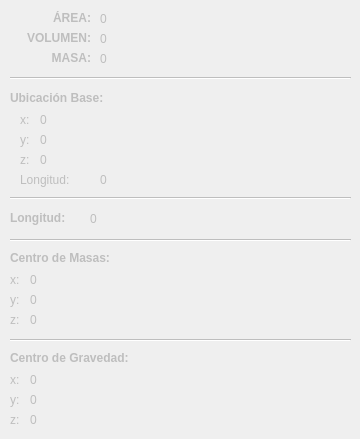
   <widget class="QWidget" name="basicos">
    <property name="enabled">
     <bool>false</bool>
    </property>
    <attribute name="title">
     <string>Básica</string>
    </attribute>
    <widget class="Line" name="line_4">
     <property name="geometry">
      <rect>
       <x>10</x>
       <y>70</y>
       <width>341</width>
       <height>16</height>
      </rect>
     </property>
     <property name="orientation">
      <enum>Qt::Horizontal</enum>
     </property>
    </widget>
    <widget class="QLabel" name="label_15">
     <property name="geometry">
      <rect>
       <x>10</x>
       <y>10</y>
       <width>81</width>
       <height>17</height>
      </rect>
     </property>
     <property name="text">
      <string>&lt;html&gt;&lt;head/&gt;&lt;body&gt;&lt;p&gt;&lt;span style=&quot; font-weight:600;&quot;&gt;ÁREA:&lt;/span&gt;&lt;/p&gt;&lt;/body&gt;&lt;/html&gt;</string>
     </property>
     <property name="textFormat">
      <enum>Qt::RichText</enum>
     </property>
     <property name="alignment">
      <set>Qt::AlignRight|Qt::AlignTrailing|Qt::AlignVCenter</set>
     </property>
    </widget>
    <widget class="QLabel" name="volumen">
     <property name="geometry">
      <rect>
       <x>100</x>
       <y>30</y>
       <width>251</width>
       <height>17</height>
      </rect>
     </property>
     <property name="text">
      <string>0</string>
     </property>
    </widget>
    <widget class="QLabel" name="area">
     <property name="geometry">
      <rect>
       <x>100</x>
       <y>10</y>
       <width>251</width>
       <height>17</height>
      </rect>
     </property>
     <property name="text">
      <string>0</string>
     </property>
    </widget>
    <widget class="QLabel" name="label_16">
     <property name="geometry">
      <rect>
       <x>10</x>
       <y>30</y>
       <width>81</width>
       <height>17</height>
      </rect>
     </property>
     <property name="text">
      <string>&lt;html&gt;&lt;head/&gt;&lt;body&gt;&lt;p&gt;&lt;span style=&quot; font-weight:600;&quot;&gt;VOLUMEN:&lt;/span&gt;&lt;/p&gt;&lt;/body&gt;&lt;/html&gt;</string>
     </property>
     <property name="textFormat">
      <enum>Qt::RichText</enum>
     </property>
     <property name="alignment">
      <set>Qt::AlignRight|Qt::AlignTrailing|Qt::AlignVCenter</set>
     </property>
    </widget>
    <widget class="QLabel" name="label_21">
     <property name="geometry">
      <rect>
       <x>10</x>
       <y>90</y>
       <width>121</width>
       <height>17</height>
      </rect>
     </property>
     <property name="text">
      <string>&lt;html&gt;&lt;head/&gt;&lt;body&gt;&lt;p&gt;&lt;span style=&quot; font-weight:600;&quot;&gt;Ubicación Base:&lt;/span&gt;&lt;/p&gt;&lt;/body&gt;&lt;/html&gt;</string>
     </property>
     <property name="textFormat">
      <enum>Qt::RichText</enum>
     </property>
    </widget>
    <widget class="QLabel" name="ubx">
     <property name="geometry">
      <rect>
       <x>40</x>
       <y>110</y>
       <width>301</width>
       <height>20</height>
      </rect>
     </property>
     <property name="text">
      <string>0</string>
     </property>
    </widget>
    <widget class="QLabel" name="label_22">
     <property name="geometry">
      <rect>
       <x>20</x>
       <y>110</y>
       <width>16</width>
       <height>20</height>
      </rect>
     </property>
     <property name="text">
      <string>x:</string>
     </property>
    </widget>
    <widget class="QLabel" name="ubz">
     <property name="geometry">
      <rect>
       <x>40</x>
       <y>150</y>
       <width>301</width>
       <height>20</height>
      </rect>
     </property>
     <property name="text">
      <string>0</string>
     </property>
    </widget>
    <widget class="QLabel" name="label_23">
     <property name="geometry">
      <rect>
       <x>20</x>
       <y>130</y>
       <width>16</width>
       <height>20</height>
      </rect>
     </property>
     <property name="text">
      <string>y:</string>
     </property>
    </widget>
    <widget class="QLabel" name="uby">
     <property name="geometry">
      <rect>
       <x>40</x>
       <y>130</y>
       <width>301</width>
       <height>20</height>
      </rect>
     </property>
     <property name="text">
      <string>0</string>
     </property>
    </widget>
    <widget class="QLabel" name="label_24">
     <property name="geometry">
      <rect>
       <x>20</x>
       <y>150</y>
       <width>16</width>
       <height>20</height>
      </rect>
     </property>
     <property name="text">
      <string>z:</string>
     </property>
    </widget>
    <widget class="QLabel" name="label_25">
     <property name="geometry">
      <rect>
       <x>20</x>
       <y>170</y>
       <width>71</width>
       <height>20</height>
      </rect>
     </property>
     <property name="text">
      <string>Longitud:</string>
     </property>
    </widget>
    <widget class="QLabel" name="lonBase">
     <property name="geometry">
      <rect>
       <x>100</x>
       <y>170</y>
       <width>241</width>
       <height>20</height>
      </rect>
     </property>
     <property name="text">
      <string>0</string>
     </property>
    </widget>
    <widget class="Line" name="line_5">
     <property name="geometry">
      <rect>
       <x>10</x>
       <y>190</y>
       <width>341</width>
       <height>16</height>
      </rect>
     </property>
     <property name="orientation">
      <enum>Qt::Horizontal</enum>
     </property>
    </widget>
    <widget class="QLabel" name="label_26">
     <property name="geometry">
      <rect>
       <x>10</x>
       <y>210</y>
       <width>71</width>
       <height>17</height>
      </rect>
     </property>
     <property name="text">
      <string>&lt;html&gt;&lt;head/&gt;&lt;body&gt;&lt;p&gt;&lt;span style=&quot; font-weight:600;&quot;&gt;Longitud:&lt;/span&gt;&lt;/p&gt;&lt;/body&gt;&lt;/html&gt;</string>
     </property>
     <property name="textFormat">
      <enum>Qt::RichText</enum>
     </property>
    </widget>
    <widget class="QLabel" name="longitud">
     <property name="geometry">
      <rect>
       <x>90</x>
       <y>209</y>
       <width>251</width>
       <height>20</height>
      </rect>
     </property>
     <property name="text">
      <string>0</string>
     </property>
    </widget>
    <widget class="QLabel" name="label_35">
     <property name="geometry">
      <rect>
       <x>10</x>
       <y>250</y>
       <width>191</width>
       <height>17</height>
      </rect>
     </property>
     <property name="text">
      <string>&lt;html&gt;&lt;head/&gt;&lt;body&gt;&lt;p&gt;&lt;span style=&quot; font-weight:600;&quot;&gt;Centro de Masas:&lt;/span&gt;&lt;/p&gt;&lt;/body&gt;&lt;/html&gt;</string>
     </property>
     <property name="textFormat">
      <enum>Qt::RichText</enum>
     </property>
    </widget>
    <widget class="QLabel" name="label_37">
     <property name="geometry">
      <rect>
       <x>10</x>
       <y>310</y>
       <width>16</width>
       <height>20</height>
      </rect>
     </property>
     <property name="text">
      <string>z:</string>
     </property>
    </widget>
    <widget class="QLabel" name="cmz">
     <property name="geometry">
      <rect>
       <x>30</x>
       <y>310</y>
       <width>311</width>
       <height>20</height>
      </rect>
     </property>
     <property name="text">
      <string>0</string>
     </property>
    </widget>
    <widget class="QLabel" name="label_34">
     <property name="geometry">
      <rect>
       <x>10</x>
       <y>270</y>
       <width>16</width>
       <height>20</height>
      </rect>
     </property>
     <property name="text">
      <string>x:</string>
     </property>
    </widget>
    <widget class="Line" name="line_8">
     <property name="geometry">
      <rect>
       <x>10</x>
       <y>330</y>
       <width>341</width>
       <height>20</height>
      </rect>
     </property>
     <property name="orientation">
      <enum>Qt::Horizontal</enum>
     </property>
    </widget>
    <widget class="QLabel" name="label_36">
     <property name="geometry">
      <rect>
       <x>10</x>
       <y>290</y>
       <width>16</width>
       <height>20</height>
      </rect>
     </property>
     <property name="text">
      <string>y:</string>
     </property>
    </widget>
    <widget class="Line" name="line_7">
     <property name="geometry">
      <rect>
       <x>10</x>
       <y>230</y>
       <width>341</width>
       <height>20</height>
      </rect>
     </property>
     <property name="orientation">
      <enum>Qt::Horizontal</enum>
     </property>
    </widget>
    <widget class="QLabel" name="cmy">
     <property name="geometry">
      <rect>
       <x>30</x>
       <y>290</y>
       <width>311</width>
       <height>20</height>
      </rect>
     </property>
     <property name="text">
      <string>0</string>
     </property>
    </widget>
    <widget class="QLabel" name="cmx">
     <property name="geometry">
      <rect>
       <x>30</x>
       <y>270</y>
       <width>311</width>
       <height>20</height>
      </rect>
     </property>
     <property name="text">
      <string>0</string>
     </property>
    </widget>
    <widget class="QLabel" name="label_38">
     <property name="geometry">
      <rect>
       <x>10</x>
       <y>370</y>
       <width>16</width>
       <height>20</height>
      </rect>
     </property>
     <property name="text">
      <string>x:</string>
     </property>
    </widget>
    <widget class="QLabel" name="cgy">
     <property name="geometry">
      <rect>
       <x>30</x>
       <y>390</y>
       <width>311</width>
       <height>20</height>
      </rect>
     </property>
     <property name="text">
      <string>0</string>
     </property>
    </widget>
    <widget class="QLabel" name="cgz">
     <property name="geometry">
      <rect>
       <x>30</x>
       <y>410</y>
       <width>311</width>
       <height>20</height>
      </rect>
     </property>
     <property name="text">
      <string>0</string>
     </property>
    </widget>
    <widget class="QLabel" name="label_39">
     <property name="geometry">
      <rect>
       <x>10</x>
       <y>390</y>
       <width>16</width>
       <height>20</height>
      </rect>
     </property>
     <property name="text">
      <string>y:</string>
     </property>
    </widget>
    <widget class="QLabel" name="cgx">
     <property name="geometry">
      <rect>
       <x>30</x>
       <y>370</y>
       <width>311</width>
       <height>20</height>
      </rect>
     </property>
     <property name="text">
      <string>0</string>
     </property>
    </widget>
    <widget class="QLabel" name="label_40">
     <property name="geometry">
      <rect>
       <x>10</x>
       <y>410</y>
       <width>16</width>
       <height>20</height>
      </rect>
     </property>
     <property name="text">
      <string>z:</string>
     </property>
    </widget>
    <widget class="QLabel" name="label_41">
     <property name="geometry">
      <rect>
       <x>10</x>
       <y>350</y>
       <width>191</width>
       <height>17</height>
      </rect>
     </property>
     <property name="text">
      <string>&lt;html&gt;&lt;head/&gt;&lt;body&gt;&lt;p&gt;&lt;span style=&quot; font-weight:600;&quot;&gt;Centro de Gravedad:&lt;/span&gt;&lt;/p&gt;&lt;/body&gt;&lt;/html&gt;</string>
     </property>
     <property name="textFormat">
      <enum>Qt::RichText</enum>
     </property>
    </widget>
    <widget class="QLabel" name="label_44">
     <property name="geometry">
      <rect>
       <x>10</x>
       <y>50</y>
       <width>81</width>
       <height>17</height>
      </rect>
     </property>
     <property name="text">
      <string>&lt;html&gt;&lt;head/&gt;&lt;body&gt;&lt;p&gt;&lt;span style=&quot; font-weight:600;&quot;&gt;MASA:&lt;/span&gt;&lt;/p&gt;&lt;/body&gt;&lt;/html&gt;</string>
     </property>
     <property name="textFormat">
      <enum>Qt::RichText</enum>
     </property>
     <property name="alignment">
      <set>Qt::AlignRight|Qt::AlignTrailing|Qt::AlignVCenter</set>
     </property>
    </widget>
    <widget class="QLabel" name="masa">
     <property name="geometry">
      <rect>
       <x>100</x>
       <y>50</y>
       <width>251</width>
       <height>17</height>
      </rect>
     </property>
     <property name="text">
      <string>0</string>
     </property>
    </widget>
   </widget>
